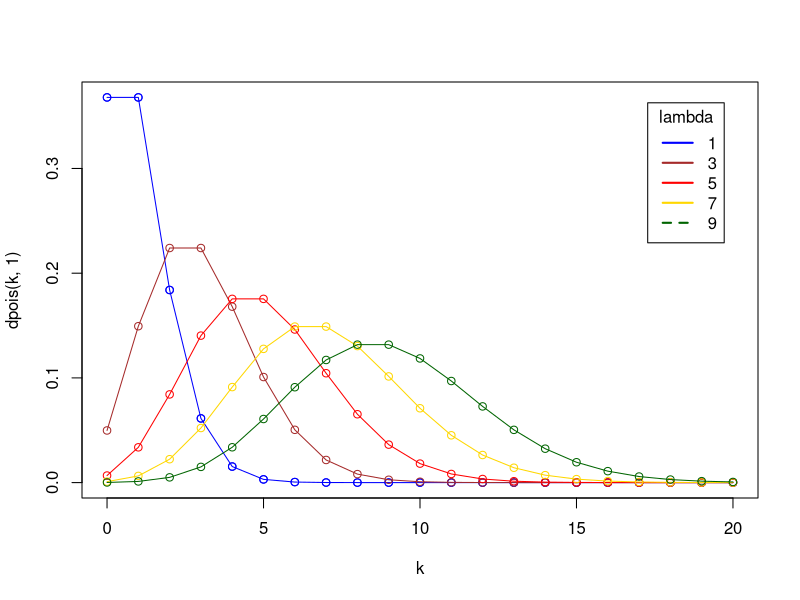
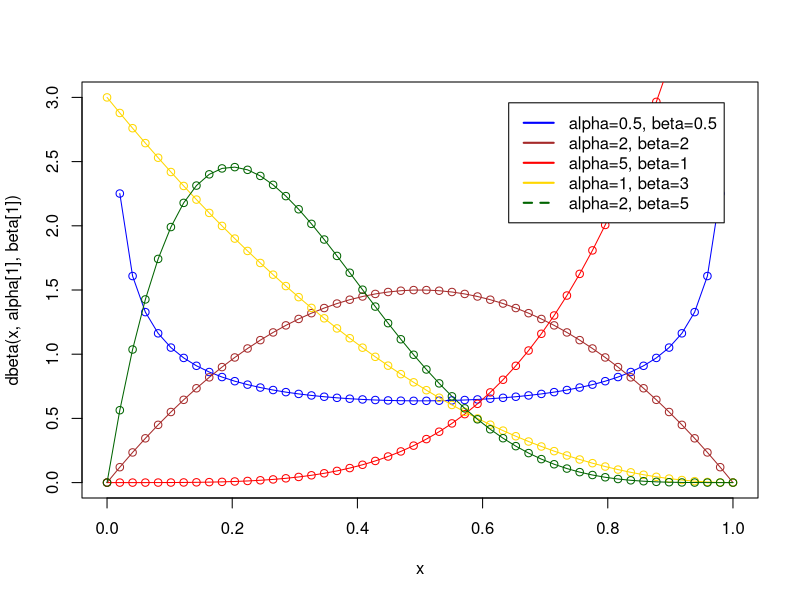
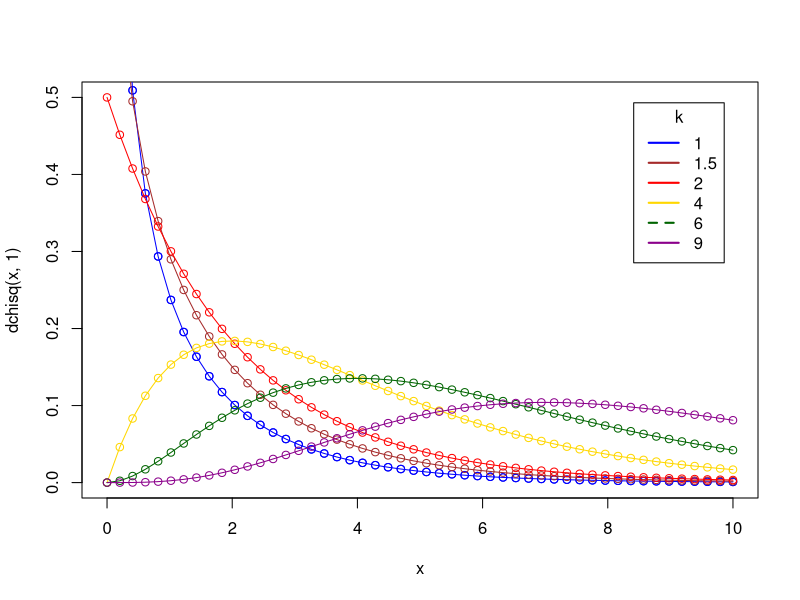

Write R code to recreate these figures, in order.
# Poisson distribution
# set sequence for different values of k and lambda, lambda in step of 2
stepLambda <- seq(1, 10, by=2)
k <- seq(0, 20)
# set colors
color <- c("blue", "brown", "red", "gold", "darkgreen", "darkmagenta", "aquamarine4", "chocolate3", "chartreuse3")
i = 1 # variable for color change
# save plot as png file
png("poisson_distribution.png")
# plot poisson distribution for different values of k and lambda
plot(k, dpois(k, 1), col=color[1]) # lambda = 1
for (lambda in stepLambda) {
        points(k, dpois(k, lambda), col=color[i])
        lines(k, dpois(k, lambda), col=color[i])
        i = i + 1
}
# insert a legend
legend("topright", legend=stepLambda, inset=.05, title="lambda", lwd=2, lty=c(1, 1, 1, 1, 2), col=color)


# Beta distribution
# set sequence for different values of alpha and beta, (alpha, beta > 0)
alpha <- c(0.5, 1, 2, 5)
beta <- c(0.5, 1, 2, 3, 5)
# set colors
color <- c("blue", "brown", "red", "gold", "darkgreen", "darkmagenta", "aquamarine4", "chocolate3", "chartreuse3")
# save plot as png file
png("beta_distribution.png")
# plot beta distribution for different values of alpha and beta
# plot not all variations of alpha and beta, take a few where alpha = beta,
# alpha > beta and alpha < beta to show dependency
x <- seq(0, 1, length=50)
# alpha = beta
plot(x, dbeta(x, alpha[1], beta[1]), col=color[1], ylim=c(0, 3))
lines(x, dbeta(x, alpha[1], beta[1]), col=color[1])
points(x, dbeta(x, alpha[3], beta[3]), col=color[2])
lines(x, dbeta(x, alpha[3], beta[3]), col=color[2])
# alpha > beta
points(x, dbeta(x, alpha[4], beta[2]), col=color[3])
lines(x, dbeta(x, alpha[4], beta[2]), col=color[3])
# alpha < beta
points(x, dbeta(x, alpha[2], beta[4]), col=color[4])
lines(x, dbeta(x, alpha[2], beta[4]), col=color[4])
points(x, dbeta(x, alpha[3], beta[5]), col=color[5])
lines(x, dbeta(x, alpha[3], beta[5]), col=color[5])
# insert a legend
legendValue = c("alpha=0.5, beta=0.5", "alpha=2, beta=2", "alpha=5, beta=1", "alpha=1, beta=3", "alpha=2, beta=5")
legend("topright", legend=legendValue, inset=.05, lwd=2, lty=c(1, 1, 1, 1, 2), col=color)


# Chi-squared distribution
# set sequence for different values of k (degrees of freedom)
k <- c(1, 1.5, 2, 4, 6, 9)
# set colors
color <- c("blue", "brown", "red", "gold", "darkgreen", "darkmagenta", "aquamarine4", "chocolate3", "chartreuse3")
col = 1 # variable for color change
# save plot as png file
png("chiSquared_distribution.png")
x <- seq(0, 10, length=50)
# plot chi squared distribution for different values of k
plot(x, dchisq(x, 1), col=color[1], ylim=c(0, 0.5)) # k = 1
for (i in k) {
    points(x, dchisq(x, i), col=color[col])
    lines(x, dchisq(x, i), col=color[col])
    col = col + 1
}
# insert a legend
legend("topright", legend=k, inset=.05, title="k", lwd=2, lty=c(1, 1, 1, 1, 2), col=color)
